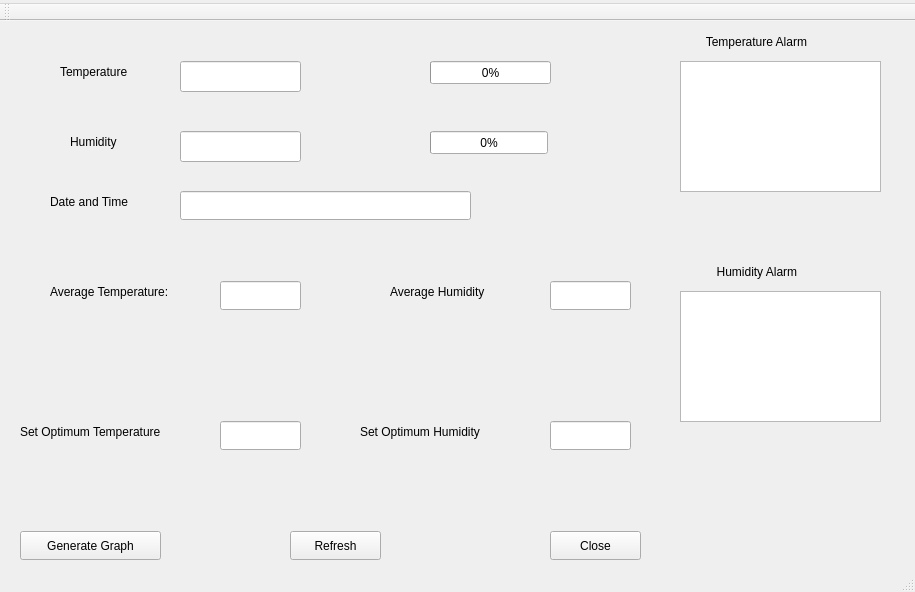
<?xml version="1.0" encoding="UTF-8"?>
<ui version="4.0">
 <class>MainWindow</class>
 <widget class="QMainWindow" name="MainWindow">
  <property name="geometry">
   <rect>
    <x>0</x>
    <y>0</y>
    <width>915</width>
    <height>592</height>
   </rect>
  </property>
  <property name="windowTitle">
   <string>Sensor Data</string>
  </property>
  <widget class="QWidget" name="centralWidget">
   <widget class="QLineEdit" name="lineEdit">
    <property name="geometry">
     <rect>
      <x>180</x>
      <y>40</y>
      <width>121</width>
      <height>31</height>
     </rect>
    </property>
    <property name="readOnly">
     <bool>true</bool>
    </property>
   </widget>
   <widget class="QLineEdit" name="lineEdit_2">
    <property name="geometry">
     <rect>
      <x>180</x>
      <y>110</y>
      <width>121</width>
      <height>31</height>
     </rect>
    </property>
    <property name="readOnly">
     <bool>true</bool>
    </property>
   </widget>
   <widget class="QLabel" name="label">
    <property name="geometry">
     <rect>
      <x>60</x>
      <y>40</y>
      <width>101</width>
      <height>21</height>
     </rect>
    </property>
    <property name="text">
     <string>Temperature</string>
    </property>
   </widget>
   <widget class="QLabel" name="label_2">
    <property name="geometry">
     <rect>
      <x>70</x>
      <y>110</y>
      <width>67</width>
      <height>21</height>
     </rect>
    </property>
    <property name="text">
     <string>Humidity</string>
    </property>
   </widget>
   <widget class="QLabel" name="label_3">
    <property name="geometry">
     <rect>
      <x>50</x>
      <y>170</y>
      <width>111</width>
      <height>21</height>
     </rect>
    </property>
    <property name="text">
     <string>Date and Time</string>
    </property>
   </widget>
   <widget class="QPushButton" name="pushButton">
    <property name="geometry">
     <rect>
      <x>290</x>
      <y>510</y>
      <width>91</width>
      <height>29</height>
     </rect>
    </property>
    <property name="text">
     <string>Refresh</string>
    </property>
   </widget>
   <widget class="QPushButton" name="pushButton_2">
    <property name="geometry">
     <rect>
      <x>550</x>
      <y>510</y>
      <width>91</width>
      <height>29</height>
     </rect>
    </property>
    <property name="text">
     <string>Close</string>
    </property>
   </widget>
   <widget class="QPushButton" name="pushButton_3">
    <property name="geometry">
     <rect>
      <x>20</x>
      <y>510</y>
      <width>141</width>
      <height>29</height>
     </rect>
    </property>
    <property name="text">
     <string>Generate Graph</string>
    </property>
   </widget>
   <widget class="QLineEdit" name="lineEdit_3">
    <property name="geometry">
     <rect>
      <x>180</x>
      <y>170</y>
      <width>291</width>
      <height>29</height>
     </rect>
    </property>
   </widget>
   <widget class="QLabel" name="label_4">
    <property name="geometry">
     <rect>
      <x>50</x>
      <y>260</y>
      <width>161</width>
      <height>21</height>
     </rect>
    </property>
    <property name="text">
     <string>Average Temperature: </string>
    </property>
   </widget>
   <widget class="QLineEdit" name="lineEdit_4">
    <property name="geometry">
     <rect>
      <x>220</x>
      <y>260</y>
      <width>81</width>
      <height>29</height>
     </rect>
    </property>
   </widget>
   <widget class="QLineEdit" name="lineEdit_5">
    <property name="geometry">
     <rect>
      <x>550</x>
      <y>260</y>
      <width>81</width>
      <height>29</height>
     </rect>
    </property>
   </widget>
   <widget class="QLabel" name="label_5">
    <property name="geometry">
     <rect>
      <x>390</x>
      <y>260</y>
      <width>141</width>
      <height>21</height>
     </rect>
    </property>
    <property name="text">
     <string>Average Humidity</string>
    </property>
   </widget>
   <widget class="QProgressBar" name="progressBar">
    <property name="geometry">
     <rect>
      <x>430</x>
      <y>40</y>
      <width>121</width>
      <height>23</height>
     </rect>
    </property>
    <property name="value">
     <number>0</number>
    </property>
   </widget>
   <widget class="QProgressBar" name="progressBar_2">
    <property name="geometry">
     <rect>
      <x>430</x>
      <y>110</y>
      <width>118</width>
      <height>23</height>
     </rect>
    </property>
    <property name="value">
     <number>0</number>
    </property>
   </widget>
   <widget class="QLabel" name="label_6">
    <property name="geometry">
     <rect>
      <x>20</x>
      <y>400</y>
      <width>191</width>
      <height>21</height>
     </rect>
    </property>
    <property name="text">
     <string>Set Optimum Temperature</string>
    </property>
   </widget>
   <widget class="QLineEdit" name="lineEdit_6">
    <property name="geometry">
     <rect>
      <x>220</x>
      <y>400</y>
      <width>81</width>
      <height>29</height>
     </rect>
    </property>
   </widget>
   <widget class="QLabel" name="label_7">
    <property name="geometry">
     <rect>
      <x>360</x>
      <y>400</y>
      <width>171</width>
      <height>21</height>
     </rect>
    </property>
    <property name="text">
     <string>Set Optimum Humidity</string>
    </property>
   </widget>
   <widget class="QLineEdit" name="lineEdit_7">
    <property name="geometry">
     <rect>
      <x>550</x>
      <y>400</y>
      <width>81</width>
      <height>29</height>
     </rect>
    </property>
   </widget>
   <widget class="QGraphicsView" name="graphicsView">
    <property name="geometry">
     <rect>
      <x>680</x>
      <y>40</y>
      <width>201</width>
      <height>131</height>
     </rect>
    </property>
   </widget>
   <widget class="QGraphicsView" name="graphicsView_2">
    <property name="geometry">
     <rect>
      <x>680</x>
      <y>270</y>
      <width>201</width>
      <height>131</height>
     </rect>
    </property>
   </widget>
   <widget class="QLabel" name="label_8">
    <property name="geometry">
     <rect>
      <x>686</x>
      <y>10</y>
      <width>191</width>
      <height>21</height>
     </rect>
    </property>
    <property name="text">
     <string>      Temperature Alarm</string>
    </property>
   </widget>
   <widget class="QLabel" name="label_9">
    <property name="geometry">
     <rect>
      <x>680</x>
      <y>240</y>
      <width>191</width>
      <height>21</height>
     </rect>
    </property>
    <property name="text">
     <string>           Humidity Alarm </string>
    </property>
   </widget>
  </widget>
  <widget class="QMenuBar" name="menuBar">
   <property name="geometry">
    <rect>
     <x>0</x>
     <y>0</y>
     <width>915</width>
     <height>26</height>
    </rect>
   </property>
   <widget class="QMenu" name="menuTemp_Hum_Sensor">
    <property name="title">
     <string/>
    </property>
   </widget>
   <addaction name="menuTemp_Hum_Sensor"/>
  </widget>
  <widget class="QToolBar" name="mainToolBar">
   <attribute name="toolBarArea">
    <enum>TopToolBarArea</enum>
   </attribute>
   <attribute name="toolBarBreak">
    <bool>false</bool>
   </attribute>
  </widget>
  <widget class="QStatusBar" name="statusBar"/>
 </widget>
 <layoutdefault spacing="6" margin="11"/>
 <resources/>
 <connections>
  <connection>
   <sender>pushButton</sender>
   <signal>clicked()</signal>
   <receiver>lineEdit</receiver>
   <slot>clear()</slot>
   <hints>
    <hint type="sourcelabel">
     <x>119</x>
     <y>488</y>
    </hint>
    <hint type="destinationlabel">
     <x>192</x>
     <y>91</y>
    </hint>
   </hints>
  </connection>
  <connection>
   <sender>pushButton</sender>
   <signal>clicked()</signal>
   <receiver>lineEdit_2</receiver>
   <slot>clear()</slot>
   <hints>
    <hint type="sourcelabel">
     <x>141</x>
     <y>476</y>
    </hint>
    <hint type="destinationlabel">
     <x>295</x>
     <y>196</y>
    </hint>
   </hints>
  </connection>
  <connection>
   <sender>pushButton_2</sender>
   <signal>clicked()</signal>
   <receiver>MainWindow</receiver>
   <slot>close()</slot>
   <hints>
    <hint type="sourcelabel">
     <x>347</x>
     <y>492</y>
    </hint>
    <hint type="destinationlabel">
     <x>432</x>
     <y>344</y>
    </hint>
   </hints>
  </connection>
  <connection>
   <sender>pushButton</sender>
   <signal>clicked()</signal>
   <receiver>progressBar</receiver>
   <slot>reset()</slot>
   <hints>
    <hint type="sourcelabel">
     <x>153</x>
     <y>488</y>
    </hint>
    <hint type="destinationlabel">
     <x>185</x>
     <y>145</y>
    </hint>
   </hints>
  </connection>
  <connection>
   <sender>pushButton</sender>
   <signal>clicked()</signal>
   <receiver>progressBar_2</receiver>
   <slot>reset()</slot>
   <hints>
    <hint type="sourcelabel">
     <x>91</x>
     <y>480</y>
    </hint>
    <hint type="destinationlabel">
     <x>181</x>
     <y>253</y>
    </hint>
   </hints>
  </connection>
 </connections>
</ui>
